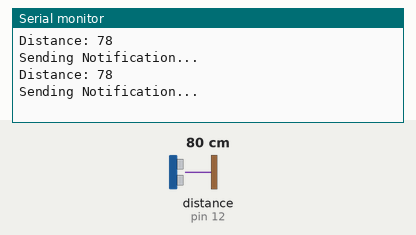
Bench run of a sketch on a simulated Arduino Uno, built with avr-gcc and run on an emulated ATmega328P. Parts: the last lines printed to the serial monitor. Wiring (inferred from the names in the program): ultrasonic range finder: trigger pin 11; echo pin 12. The inputs (shaded band) are chosen by the test bench; at power-on: distance to the obstacle (sensor on pin 12) 80 cm. The echo pulse lasts 58.3 µs per cm; WiFi joins after 1.5 s; servers stay silent unless stated.

Above: at 3.0 s.
3.1 s: distance to the obstacle (sensor on pin 12) set to 2 cm
At 4.1 s:
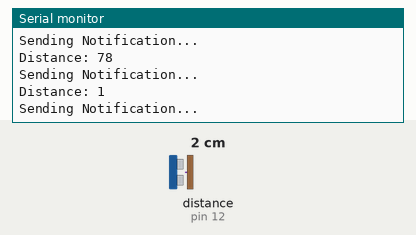
4.6 s: distance to the obstacle (sensor on pin 12) set to 4 cm
At 5.3 s:
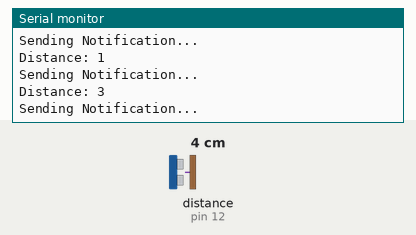
Timing chart, 0 to 7.6 s (numbered marks = the images above; inputs shaded):
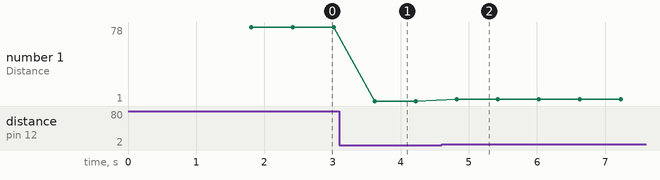

The sketch:

USMotionSensor.ino
```cpp
#define BLYNK_PRINT Serial
#include <ESP8266_Lib.h>
#include <BlynkSimpleShieldEsp8266.h>
#include <SoftwareSerial.h>
#define ESP8266_BAUD 9600

const int trigPin = 11;
const int echoPin = 12;
long duration;
int distance;

char auth[] = "blynk auth token";
char ssid[] = "wifi name"; //You can replace the wifi name to your wifi
char pass[] = "wifi password";  //Type password of your wifi.

SoftwareSerial EspSerial(2, 3); // RX, TX

ESP8266 wifi(&EspSerial);

void setup()
{
  pinMode(trigPin, OUTPUT); // Sets the trigPin as an Output
  pinMode(echoPin, INPUT); // Sets the echoPin as an Input
  Serial.begin(9600);
  EspSerial.begin(ESP8266_BAUD);
  Blynk.begin(auth, wifi, ssid, pass);
}

void loop()
{
  // Clears the trigPin
  digitalWrite(trigPin, LOW);
  delayMicroseconds(10);
  // Sets the trigPin on HIGH state for 10 micro seconds
  digitalWrite(trigPin, HIGH);
  delayMicroseconds(60);
  digitalWrite(trigPin, LOW);
  // Reads the echoPin, returns the sound wave travel time in microseconds
  duration = pulseIn(echoPin, HIGH);
  // Calculating the distance
  distance= duration*0.034/2;
  // Prints the distance on the Serial Monitor
  Serial.print("Distance: ");
  Serial.println(distance);

  Blynk.run();

  if(distance<80)
  {
    //Blynk API call for NOTIFICATION pushing
    Blynk.notify("Motion Sensor - HIDE&SEEK TIME");
    Serial.println("Sending Notification...");
  }
  delay(600);
}
```

Measured:
- after the input at 3.1 s, the serial monitor: prints a new line after 0.52 s (image 1)
- after the input at 4.6 s, the serial monitor: prints a new line after 0.22 s (image 2)
- plotted number 1: 78 → 1 after the input at 3.1 s, 1 → 3 after the input at 4.6 s
